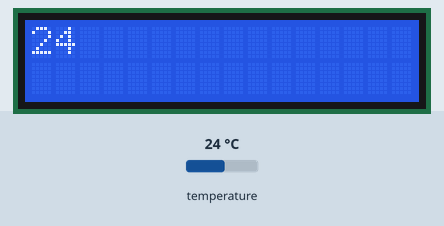
Simulated run of this sketch. Board: Arduino Uno, built with avr-gcc and run on an emulated ATmega328P. On the bench: 16×2 character LCD. Wiring (inferred from the names in the program): LM75 temperature sensor at I2C address 0x4B. The test bench sets the inputs (shaded band); at power-on: temperature 24 °C.

Above: at 1.2 s.
1.3 s: temperature set to 12 °C
At 2.5 s:
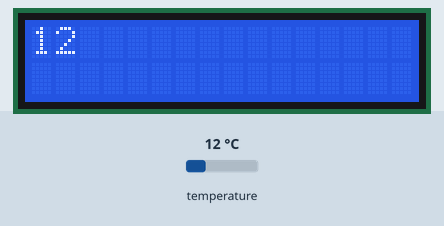
4.5 s: temperature set to 19 °C
At 5.8 s:
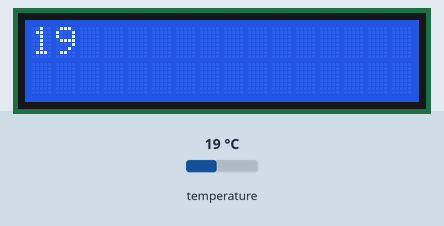
7.5 s: temperature set to 28 °C
At 8.9 s:
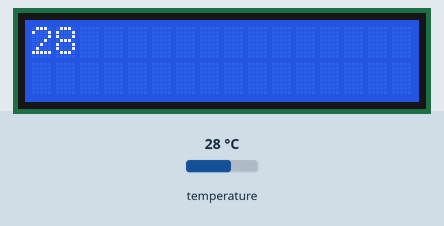
Timing chart, 0 to 10.5 s (numbered marks = the images above; inputs shaded):
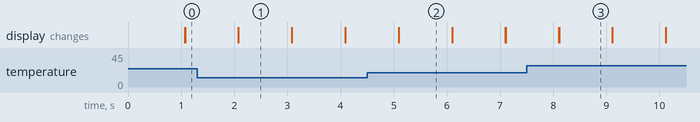

Measured:
- after the input at 1.3 s, the display: first differs from a run without the input after 0.78 s (image 1)
- after the input at 4.5 s, the display: first differs from a run without the input after 0.59 s (image 2)
- after the input at 7.5 s, the display: first differs from a run without the input after 0.61 s (image 3)
- what the display in image 1 shows lasts 1.0 s, from 2.1 s to 3.1 s

The sketch:

miniProj4.ino
```cpp
#include <Wire.h>
#include <LiquidCrystal_I2C.h>
LiquidCrystal_I2C lcd(0x3F, 16, 2);
const int TC74_address = 0b1001011;

void setup() {
  // open the serial port
  Serial.begin(9600);
  // Start the I2C module
  Wire.begin();
  lcd.begin(23, 22);
  lcd.backlight();
  lcd.setCursor(0, 0);
}
void loop() {
  // start a transmission to the TC74
  Wire.beginTransmission(TC74_address);
  // request register 0 (i.e. the temperature)
  Wire.write((byte)0);
  // End transmission
  Wire.endTransmission();
  // prepare to receive on byte
  Wire.requestFrom(TC74_address, 1);
  lcd.print(Wire.read(), DEC);
  delay(1000);
  lcd.clear();
}
```
